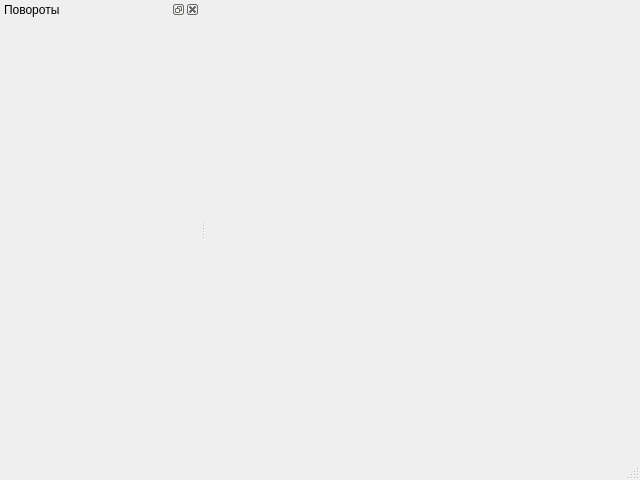
<?xml version="1.0" encoding="UTF-8"?>
<ui version="4.0">
 <class>KinematicScheme</class>
 <widget class="QMainWindow" name="KinematicScheme">
  <property name="geometry">
   <rect>
    <x>0</x>
    <y>0</y>
    <width>640</width>
    <height>480</height>
   </rect>
  </property>
  <property name="windowTitle">
   <string>Кинематическая схема</string>
  </property>
  <widget class="QWidget" name="centralWidget"/>
  <widget class="QMenuBar" name="menubar">
   <property name="geometry">
    <rect>
     <x>0</x>
     <y>0</y>
     <width>640</width>
     <height>22</height>
    </rect>
   </property>
  </widget>
  <widget class="QStatusBar" name="statusbar"/>
  <widget class="QDockWidget" name="rotationsWidget">
   <property name="minimumSize">
    <size>
     <width>200</width>
     <height>56</height>
    </size>
   </property>
   <property name="windowTitle">
    <string>Повороты</string>
   </property>
   <attribute name="dockWidgetArea">
    <number>1</number>
   </attribute>
   <widget class="QWidget" name="dockWidgetContents">
    <layout class="QVBoxLayout" name="verticalLayout_2">
     <item>
      <layout class="QGridLayout" name="rotationsLayout"/>
     </item>
     <item>
      <spacer name="verticalSpacer">
       <property name="orientation">
        <enum>Qt::Vertical</enum>
       </property>
       <property name="sizeHint" stdset="0">
        <size>
         <width>20</width>
         <height>386</height>
        </size>
       </property>
      </spacer>
     </item>
    </layout>
   </widget>
  </widget>
 </widget>
 <resources/>
 <connections/>
</ui>
